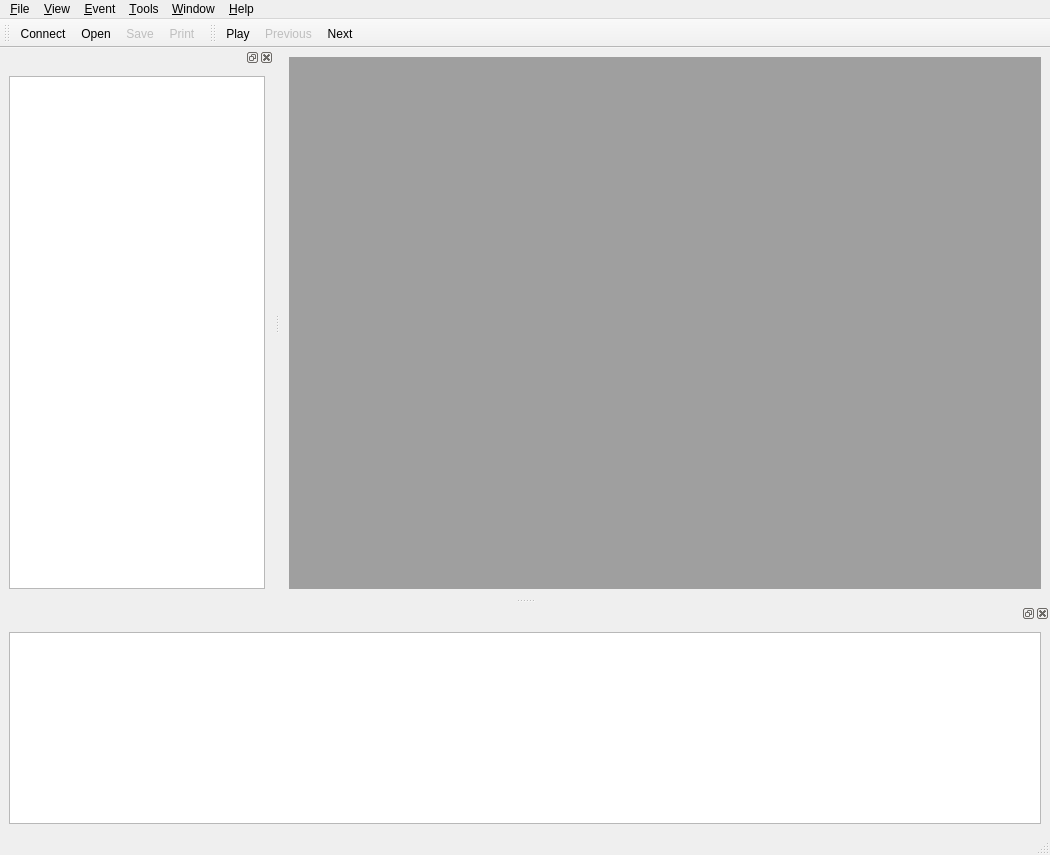
<?xml version="1.0" encoding="UTF-8"?>
<ui version="4.0">
 <class>IgMainWindow</class>
 <widget class="QMainWindow" name="IgMainWindow">
  <property name="geometry">
   <rect>
    <x>0</x>
    <y>0</y>
    <width>1050</width>
    <height>855</height>
   </rect>
  </property>
  <property name="windowTitle">
   <string>IGUANA iSpy</string>
  </property>
  <property name="windowIcon">
   <iconset resource="../interface/ispy.qrc">
    <normaloff>:/images/iguana-small.xpm</normaloff>:/images/iguana-small.xpm</iconset>
  </property>
  <property name="dockNestingEnabled">
   <bool>true</bool>
  </property>
  <property name="dockOptions">
   <set>QMainWindow::AllowNestedDocks|QMainWindow::AllowTabbedDocks|QMainWindow::AnimatedDocks|QMainWindow::VerticalTabs</set>
  </property>
  <widget class="QWidget" name="centralwidget">
   <layout class="QGridLayout" name="gridLayout">
    <item row="0" column="0">
     <widget class="QMdiArea" name="mdiArea">
      <property name="verticalScrollBarPolicy">
       <enum>Qt::ScrollBarAsNeeded</enum>
      </property>
      <property name="horizontalScrollBarPolicy">
       <enum>Qt::ScrollBarAsNeeded</enum>
      </property>
     </widget>
    </item>
   </layout>
  </widget>
  <widget class="QMenuBar" name="menubar">
   <property name="geometry">
    <rect>
     <x>0</x>
     <y>0</y>
     <width>1050</width>
     <height>22</height>
    </rect>
   </property>
   <widget class="QMenu" name="menuFile">
    <property name="tearOffEnabled">
     <bool>true</bool>
    </property>
    <property name="title">
     <string>&amp;File</string>
    </property>
    <widget class="QMenu" name="menuRecentOpenedFiles">
     <property name="enabled">
      <bool>false</bool>
     </property>
     <property name="title">
      <string>Recent</string>
     </property>
     <addaction name="separator"/>
     <addaction name="actionClearMenu"/>
    </widget>
    <addaction name="actionConnect"/>
    <addaction name="actionFileOpen"/>
    <addaction name="menuRecentOpenedFiles"/>
    <addaction name="separator"/>
    <addaction name="actionSave"/>
    <addaction name="actionSave_as"/>
    <addaction name="separator"/>
    <addaction name="actionPrint"/>
    <addaction name="actionSave_Image"/>
    <addaction name="separator"/>
    <addaction name="actionClose"/>
    <addaction name="separator"/>
    <addaction name="actionQuit"/>
   </widget>
   <widget class="QMenu" name="menuHelp">
    <property name="tearOffEnabled">
     <bool>true</bool>
    </property>
    <property name="title">
     <string>&amp;Help</string>
    </property>
    <addaction name="actionISpy_Help"/>
    <addaction name="actionGive_Feedback"/>
    <addaction name="actionAbout"/>
   </widget>
   <widget class="QMenu" name="menuEvent">
    <property name="tearOffEnabled">
     <bool>true</bool>
    </property>
    <property name="title">
     <string>&amp;Event</string>
    </property>
    <addaction name="actionNext"/>
    <addaction name="actionPrevious"/>
    <addaction name="actionGo_to"/>
    <addaction name="actionSkip"/>
    <addaction name="actionRewind"/>
    <addaction name="separator"/>
    <addaction name="actionAuto"/>
   </widget>
   <widget class="QMenu" name="menuView">
    <property name="tearOffEnabled">
     <bool>true</bool>
    </property>
    <property name="title">
     <string>&amp;View</string>
    </property>
    <widget class="QMenu" name="menuAdd">
     <property name="enabled">
      <bool>true</bool>
     </property>
     <property name="title">
      <string>New...</string>
     </property>
     <addaction name="action3D"/>
     <addaction name="actionRPhi"/>
     <addaction name="actionRZ"/>
     <addaction name="actionLego"/>
    </widget>
    <widget class="QMenu" name="menuToolbars">
     <property name="title">
      <string>Toolbars</string>
     </property>
     <addaction name="actionFile_Toolbar"/>
     <addaction name="actionEvent_Toolbar"/>
    </widget>
    <addaction name="menuAdd"/>
    <addaction name="separator"/>
    <addaction name="actionObject_Inspector"/>
    <addaction name="actionTwig_Explorer"/>
    <addaction name="separator"/>
    <addaction name="menuToolbars"/>
   </widget>
   <widget class="QMenu" name="menuOptions">
    <property name="tearOffEnabled">
     <bool>true</bool>
    </property>
    <property name="title">
     <string>&amp;Tools</string>
    </property>
    <property name="separatorsCollapsible">
     <bool>true</bool>
    </property>
    <addaction name="actionEditSettings"/>
    <addaction name="separator"/>
    <addaction name="actionSaveSettings"/>
   </widget>
   <widget class="QMenu" name="menuWindow">
    <property name="tearOffEnabled">
     <bool>true</bool>
    </property>
    <property name="title">
     <string>&amp;Window</string>
    </property>
    <addaction name="actionMaximize"/>
    <addaction name="actionFull_screen"/>
    <addaction name="separator"/>
    <addaction name="actionTile"/>
    <addaction name="actionCascade"/>
    <addaction name="separator"/>
   </widget>
   <addaction name="menuFile"/>
   <addaction name="menuView"/>
   <addaction name="menuEvent"/>
   <addaction name="menuOptions"/>
   <addaction name="menuWindow"/>
   <addaction name="menuHelp"/>
  </widget>
  <widget class="QStatusBar" name="statusbar"/>
  <widget class="QToolBar" name="toolBarFile">
   <property name="windowTitle">
    <string>toolBar</string>
   </property>
   <attribute name="toolBarArea">
    <enum>TopToolBarArea</enum>
   </attribute>
   <attribute name="toolBarBreak">
    <bool>false</bool>
   </attribute>
   <addaction name="actionConnect"/>
   <addaction name="actionFileOpen"/>
   <addaction name="actionSave"/>
   <addaction name="actionPrint"/>
  </widget>
  <widget class="QToolBar" name="toolBarEvent">
   <property name="windowTitle">
    <string>toolBar</string>
   </property>
   <attribute name="toolBarArea">
    <enum>TopToolBarArea</enum>
   </attribute>
   <attribute name="toolBarBreak">
    <bool>false</bool>
   </attribute>
   <addaction name="actionAuto"/>
   <addaction name="actionPrevious"/>
   <addaction name="actionNext"/>
  </widget>
  <widget class="QDockWidget" name="dockTreeWidget">
   <attribute name="dockWidgetArea">
    <number>1</number>
   </attribute>
   <widget class="QWidget" name="dockTreeWidgetContents">
    <layout class="QGridLayout" name="gridLayout_3">
     <item row="0" column="0">
      <widget class="QTreeView" name="treeView">
       <property name="alternatingRowColors">
        <bool>true</bool>
       </property>
       <property name="headerHidden">
        <bool>false</bool>
       </property>
      </widget>
     </item>
    </layout>
   </widget>
  </widget>
  <widget class="QDockWidget" name="dockTableWidget">
   <attribute name="dockWidgetArea">
    <number>8</number>
   </attribute>
   <widget class="QWidget" name="dockTableWidgetContents">
    <layout class="QGridLayout" name="gridLayout_4">
     <item row="0" column="0">
      <widget class="QTableView" name="tableView">
       <property name="editTriggers">
        <set>QAbstractItemView::NoEditTriggers</set>
       </property>
       <property name="alternatingRowColors">
        <bool>true</bool>
       </property>
      </widget>
     </item>
    </layout>
   </widget>
  </widget>
  <action name="actionQuit">
   <property name="text">
    <string>&amp;Quit</string>
   </property>
   <property name="shortcut">
    <string>Ctrl+Q</string>
   </property>
  </action>
  <action name="actionFileOpen">
   <property name="icon">
    <iconset resource="../interface/ispy.qrc">
     <normaloff>:/images/fileopen.png</normaloff>:/images/fileopen.png</iconset>
   </property>
   <property name="text">
    <string>Open...</string>
   </property>
  </action>
  <action name="actionAbout">
   <property name="enabled">
    <bool>true</bool>
   </property>
   <property name="text">
    <string>About iSpy</string>
   </property>
  </action>
  <action name="actionNext">
   <property name="icon">
    <iconset resource="../interface/ispy.qrc">
     <normaloff>:/images/next.png</normaloff>:/images/next.png</iconset>
   </property>
   <property name="text">
    <string>&amp;Next</string>
   </property>
   <property name="shortcut">
    <string comment="Show next event in the ig file">Ctrl+N</string>
   </property>
  </action>
  <action name="actionPrevious">
   <property name="enabled">
    <bool>false</bool>
   </property>
   <property name="icon">
    <iconset resource="../interface/ispy.qrc">
     <normaloff>:/images/previous.png</normaloff>:/images/previous.png</iconset>
   </property>
   <property name="text">
    <string>&amp;Previous</string>
   </property>
   <property name="shortcut">
    <string>Ctrl+P</string>
   </property>
  </action>
  <action name="actionGo_to">
   <property name="enabled">
    <bool>false</bool>
   </property>
   <property name="text">
    <string>&amp;Go to...</string>
   </property>
  </action>
  <action name="actionSkip">
   <property name="enabled">
    <bool>false</bool>
   </property>
   <property name="text">
    <string>Skip...</string>
   </property>
  </action>
  <action name="actionAuto">
   <property name="checkable">
    <bool>true</bool>
   </property>
   <property name="icon">
    <iconset resource="../interface/ispy.qrc">
     <normaloff>:/images/play.png</normaloff>
     <normalon>:/images/pause.png</normalon>:/images/play.png</iconset>
   </property>
   <property name="text">
    <string>Play</string>
   </property>
   <property name="toolTip">
    <string>Play Events</string>
   </property>
  </action>
  <action name="action3D">
   <property name="text">
    <string>3D Window</string>
   </property>
  </action>
  <action name="actionRPhi">
   <property name="text">
    <string>R-Phi Window</string>
   </property>
  </action>
  <action name="actionRZ">
   <property name="text">
    <string>R-Z Window</string>
   </property>
  </action>
  <action name="actionLego">
   <property name="text">
    <string>Lego Window</string>
   </property>
  </action>
  <action name="actionPrint">
   <property name="enabled">
    <bool>false</bool>
   </property>
   <property name="icon">
    <iconset resource="../interface/ispy.qrc">
     <normaloff>:/images/print.png</normaloff>:/images/print.png</iconset>
   </property>
   <property name="text">
    <string>Print...</string>
   </property>
  </action>
  <action name="actionClose">
   <property name="enabled">
    <bool>false</bool>
   </property>
   <property name="text">
    <string>Close</string>
   </property>
   <property name="shortcut">
    <string>Ctrl+W</string>
   </property>
  </action>
  <action name="actionClearMenu">
   <property name="text">
    <string>Clear Menu</string>
   </property>
  </action>
  <action name="actionSave">
   <property name="enabled">
    <bool>false</bool>
   </property>
   <property name="icon">
    <iconset resource="../interface/ispy.qrc">
     <normaloff>:/images/filesave.png</normaloff>:/images/filesave.png</iconset>
   </property>
   <property name="text">
    <string>&amp;Save</string>
   </property>
   <property name="shortcut">
    <string>Ctrl+S</string>
   </property>
  </action>
  <action name="actionSave_as">
   <property name="enabled">
    <bool>false</bool>
   </property>
   <property name="text">
    <string>Save as...</string>
   </property>
  </action>
  <action name="actionSave_Image">
   <property name="enabled">
    <bool>false</bool>
   </property>
   <property name="text">
    <string>Save Image...</string>
   </property>
  </action>
  <action name="actionConnect">
   <property name="checkable">
    <bool>true</bool>
   </property>
   <property name="enabled">
    <bool>true</bool>
   </property>
   <property name="icon">
    <iconset resource="../interface/ispy.qrc">
     <normaloff>:/images/network.png</normaloff>
     <activeoff>:/images/network-red.png</activeoff>
     <activeon>:/images/network-green.png</activeon>
     <selectedoff>:/images/network-red.png</selectedoff>
     <selectedon>:/images/network-green.png</selectedon>:/images/network.png</iconset>
   </property>
   <property name="text">
    <string>Connect</string>
   </property>
   <property name="toolTip">
    <string>Connect Online to Iguana Producer</string>
   </property>
  </action>
  <action name="actionRewind">
   <property name="enabled">
    <bool>false</bool>
   </property>
   <property name="text">
    <string>Rewind</string>
   </property>
  </action>
  <action name="actionTwig_Explorer">
   <property name="checkable">
    <bool>true</bool>
   </property>
   <property name="checked">
    <bool>true</bool>
   </property>
   <property name="text">
    <string>Tree View</string>
   </property>
  </action>
  <action name="actionObject_Inspector">
   <property name="checkable">
    <bool>true</bool>
   </property>
   <property name="checked">
    <bool>true</bool>
   </property>
   <property name="text">
    <string>Table View</string>
   </property>
  </action>
  <action name="actionSaveSettings">
   <property name="checkable">
    <bool>true</bool>
   </property>
   <property name="text">
    <string>Save Settings</string>
   </property>
   <property name="whatsThis">
    <string>Save application settings on exit</string>
   </property>
  </action>
  <action name="actionEditSettings">
   <property name="text">
    <string>Show Settings...</string>
   </property>
  </action>
  <action name="actionMaximize">
   <property name="text">
    <string>Maximize</string>
   </property>
  </action>
  <action name="actionFull_screen">
   <property name="text">
    <string>Full screen</string>
   </property>
  </action>
  <action name="actionTile">
   <property name="text">
    <string>Tile</string>
   </property>
  </action>
  <action name="actionCascade">
   <property name="text">
    <string>Cascade</string>
   </property>
  </action>
  <action name="actionGive_Feedback">
   <property name="text">
    <string>Give Feedback...</string>
   </property>
  </action>
  <action name="actionISpy_Help">
   <property name="text">
    <string>iSpy Help</string>
   </property>
  </action>
  <action name="actionFile_Toolbar">
   <property name="checkable">
    <bool>true</bool>
   </property>
   <property name="text">
    <string>File Toolbar</string>
   </property>
  </action>
  <action name="actionEvent_Toolbar">
   <property name="checkable">
    <bool>true</bool>
   </property>
   <property name="checked">
    <bool>true</bool>
   </property>
   <property name="text">
    <string>Event Toolbar</string>
   </property>
  </action>
 </widget>
 <resources>
  <include location="../interface/ispy.qrc"/>
 </resources>
 <connections>
  <connection>
   <sender>actionSaveSettings</sender>
   <signal>triggered(bool)</signal>
   <receiver>IgMainWindow</receiver>
   <slot>writeSettings(bool)</slot>
   <hints>
    <hint type="sourcelabel">
     <x>-1</x>
     <y>-1</y>
    </hint>
    <hint type="destinationlabel">
     <x>512</x>
     <y>387</y>
    </hint>
   </hints>
  </connection>
  <connection>
   <sender>actionEditSettings</sender>
   <signal>triggered()</signal>
   <receiver>IgMainWindow</receiver>
   <slot>showSettingsEditor()</slot>
   <hints>
    <hint type="sourcelabel">
     <x>-1</x>
     <y>-1</y>
    </hint>
    <hint type="destinationlabel">
     <x>512</x>
     <y>387</y>
    </hint>
   </hints>
  </connection>
  <connection>
   <sender>actionAbout</sender>
   <signal>triggered()</signal>
   <receiver>IgMainWindow</receiver>
   <slot>about()</slot>
   <hints>
    <hint type="sourcelabel">
     <x>-1</x>
     <y>-1</y>
    </hint>
    <hint type="destinationlabel">
     <x>512</x>
     <y>387</y>
    </hint>
   </hints>
  </connection>
  <connection>
   <sender>actionObject_Inspector</sender>
   <signal>triggered(bool)</signal>
   <receiver>actionObject_Inspector</receiver>
   <slot>setChecked(bool)</slot>
   <hints>
    <hint type="sourcelabel">
     <x>-1</x>
     <y>-1</y>
    </hint>
    <hint type="destinationlabel">
     <x>-1</x>
     <y>-1</y>
    </hint>
   </hints>
  </connection>
  <connection>
   <sender>actionTwig_Explorer</sender>
   <signal>triggered(bool)</signal>
   <receiver>actionTwig_Explorer</receiver>
   <slot>setChecked(bool)</slot>
   <hints>
    <hint type="sourcelabel">
     <x>-1</x>
     <y>-1</y>
    </hint>
    <hint type="destinationlabel">
     <x>-1</x>
     <y>-1</y>
    </hint>
   </hints>
  </connection>
  <connection>
   <sender>actionTile</sender>
   <signal>triggered()</signal>
   <receiver>mdiArea</receiver>
   <slot>tileSubWindows()</slot>
   <hints>
    <hint type="sourcelabel">
     <x>-1</x>
     <y>-1</y>
    </hint>
    <hint type="destinationlabel">
     <x>696</x>
     <y>296</y>
    </hint>
   </hints>
  </connection>
  <connection>
   <sender>actionCascade</sender>
   <signal>triggered()</signal>
   <receiver>mdiArea</receiver>
   <slot>cascadeSubWindows()</slot>
   <hints>
    <hint type="sourcelabel">
     <x>-1</x>
     <y>-1</y>
    </hint>
    <hint type="destinationlabel">
     <x>696</x>
     <y>296</y>
    </hint>
   </hints>
  </connection>
  <connection>
   <sender>actionTwig_Explorer</sender>
   <signal>triggered(bool)</signal>
   <receiver>dockTreeWidget</receiver>
   <slot>setVisible(bool)</slot>
   <hints>
    <hint type="sourcelabel">
     <x>-1</x>
     <y>-1</y>
    </hint>
    <hint type="destinationlabel">
     <x>136</x>
     <y>330</y>
    </hint>
   </hints>
  </connection>
  <connection>
   <sender>actionObject_Inspector</sender>
   <signal>triggered(bool)</signal>
   <receiver>dockTableWidget</receiver>
   <slot>setVisible(bool)</slot>
   <hints>
    <hint type="sourcelabel">
     <x>-1</x>
     <y>-1</y>
    </hint>
    <hint type="destinationlabel">
     <x>524</x>
     <y>721</y>
    </hint>
   </hints>
  </connection>
  <connection>
   <sender>dockTableWidget</sender>
   <signal>visibilityChanged(bool)</signal>
   <receiver>actionObject_Inspector</receiver>
   <slot>setChecked(bool)</slot>
   <hints>
    <hint type="sourcelabel">
     <x>524</x>
     <y>721</y>
    </hint>
    <hint type="destinationlabel">
     <x>-1</x>
     <y>-1</y>
    </hint>
   </hints>
  </connection>
  <connection>
   <sender>dockTreeWidget</sender>
   <signal>visibilityChanged(bool)</signal>
   <receiver>actionTwig_Explorer</receiver>
   <slot>setChecked(bool)</slot>
   <hints>
    <hint type="sourcelabel">
     <x>136</x>
     <y>330</y>
    </hint>
    <hint type="destinationlabel">
     <x>-1</x>
     <y>-1</y>
    </hint>
   </hints>
  </connection>
  <connection>
   <sender>actionISpy_Help</sender>
   <signal>triggered()</signal>
   <receiver>IgMainWindow</receiver>
   <slot>help()</slot>
   <hints>
    <hint type="sourcelabel">
     <x>-1</x>
     <y>-1</y>
    </hint>
    <hint type="destinationlabel">
     <x>524</x>
     <y>427</y>
    </hint>
   </hints>
  </connection>
  <connection>
   <sender>actionGive_Feedback</sender>
   <signal>triggered()</signal>
   <receiver>IgMainWindow</receiver>
   <slot>feedback()</slot>
   <hints>
    <hint type="sourcelabel">
     <x>-1</x>
     <y>-1</y>
    </hint>
    <hint type="destinationlabel">
     <x>524</x>
     <y>427</y>
    </hint>
   </hints>
  </connection>
  <connection>
   <sender>actionFile_Toolbar</sender>
   <signal>toggled(bool)</signal>
   <receiver>toolBarFile</receiver>
   <slot>setVisible(bool)</slot>
   <hints>
    <hint type="sourcelabel">
     <x>-1</x>
     <y>-1</y>
    </hint>
    <hint type="destinationlabel">
     <x>76</x>
     <y>41</y>
    </hint>
   </hints>
  </connection>
  <connection>
   <sender>actionEvent_Toolbar</sender>
   <signal>toggled(bool)</signal>
   <receiver>toolBarEvent</receiver>
   <slot>setVisible(bool)</slot>
   <hints>
    <hint type="sourcelabel">
     <x>-1</x>
     <y>-1</y>
    </hint>
    <hint type="destinationlabel">
     <x>601</x>
     <y>41</y>
    </hint>
   </hints>
  </connection>
 </connections>
 <slots>
  <slot>showRPhiGrid(bool)</slot>
  <slot>showRZGrid(bool)</slot>
  <slot>zoomIn()</slot>
  <slot>zoomOut()</slot>
  <slot>showControlCenter(bool)</slot>
  <slot>writeSettings(bool)</slot>
  <slot>editSettings()</slot>
  <slot>showSettingsEditor()</slot>
  <slot>openSettings()</slot>
  <slot>openIniFile()</slot>
  <slot>openPropertyList()</slot>
  <slot>openRegistryPath()</slot>
  <slot>refreshSettingsEditor()</slot>
  <slot>setAutoRefresh(bool)</slot>
  <slot>setFallbacksEnable(bool)</slot>
  <slot>about()</slot>
  <slot>aboutQt()</slot>
  <slot>help()</slot>
  <slot>feedback()</slot>
 </slots>
</ui>
